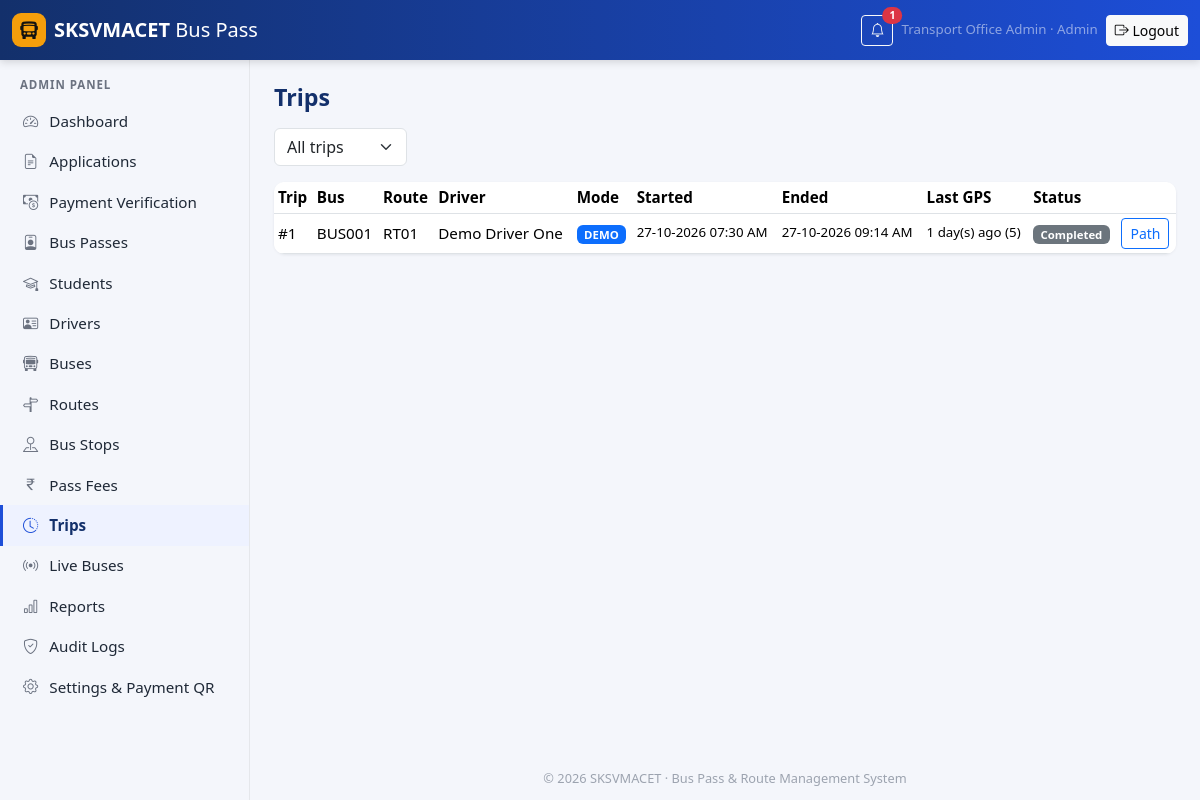
The page /admin/trips.php (signed in) on the database its author committed.
### tables this page shows
CREATE TABLE users (
    id              INT UNSIGNED AUTO_INCREMENT PRIMARY KEY,
    role            ENUM('student','driver','admin') NOT NULL,
    email           VARCHAR(150) NOT NULL,
    username        VARCHAR(60)  NULL,
    password_hash   VARCHAR(255) NOT NULL,
    full_name       VARCHAR(120) NOT NULL,
    phone           VARCHAR(15)  NULL,
    status          ENUM('active','inactive') NOT NULL DEFAULT 'active',
    last_login_at   DATETIME NULL,
    created_at      DATETIME NOT NULL DEFAULT CURRENT_TIMESTAMP,
    updated_at      DATETIME NOT NULL DEFAULT CURRENT_TIMESTAMP ON UPDATE CURRENT_TIMESTAMP,
    UNIQUE KEY uq_users_email (email),
    UNIQUE KEY uq_users_username (username),
    KEY idx_users_role (role, status)
);

CREATE TABLE trips (
    id                INT UNSIGNED AUTO_INCREMENT PRIMARY KEY,
    bus_id            INT UNSIGNED NOT NULL,
    driver_id         INT UNSIGNED NOT NULL,
    route_id          INT UNSIGNED NOT NULL,
    gps_mode          ENUM('real','simulation') NOT NULL DEFAULT 'real',
    status            ENUM('scheduled','active','completed','cancelled') NOT NULL DEFAULT 'active',
    started_at        DATETIME NULL,
    ended_at          DATETIME NULL,
    start_latitude    DECIMAL(10,7) NULL,
    start_longitude   DECIMAL(10,7) NULL,
    end_latitude      DECIMAL(10,7) NULL,
    end_longitude     DECIMAL(10,7) NULL,
    last_location_at  DATETIME NULL,
    created_at        DATETIME NOT NULL DEFAULT CURRENT_TIMESTAMP,
    updated_at        DATETIME NOT NULL DEFAULT CURRENT_TIMESTAMP ON UPDATE CURRENT_TIMESTAMP,
     
    active_driver     INT UNSIGNED GENERATED ALWAYS AS (IF(status = 'active', driver_id, NULL)) STORED,
    active_bus        INT UNSIGNED GENERATED ALWAYS AS (IF(status = 'active', bus_id, NULL)) STORED,
    UNIQUE KEY uq_trip_active_driver (active_driver),
    UNIQUE KEY uq_trip_active_bus (active_bus),
    KEY idx_trip_status (status),
    CONSTRAINT fk_trip_bus    FOREIGN KEY (bus_id) REFERENCES buses(id) ON DELETE CASCADE,
    CONSTRAINT fk_trip_driver FOREIGN KEY (driver_id) REFERENCES drivers(id) ON DELETE CASCADE,
    CONSTRAINT fk_trip_route  FOREIGN KEY (route_id) REFERENCES routes(id) ON DELETE CASCADE
);

CREATE TABLE buses (
    id                   INT UNSIGNED AUTO_INCREMENT PRIMARY KEY,
    bus_code             VARCHAR(20) NOT NULL,           
    bus_number           VARCHAR(20) NOT NULL,           
    registration_number  VARCHAR(20) NOT NULL,           
    bus_name             VARCHAR(80) NULL,
    capacity             SMALLINT UNSIGNED NOT NULL DEFAULT 50,
    route_id             INT UNSIGNED NULL,
    status               ENUM('active','inactive','maintenance') NOT NULL DEFAULT 'active',
    created_at           DATETIME NOT NULL DEFAULT CURRENT_TIMESTAMP,
    updated_at           DATETIME NOT NULL DEFAULT CURRENT_TIMESTAMP ON UPDATE CURRENT_TIMESTAMP,
    UNIQUE KEY uq_bus_code (bus_code),
    UNIQUE KEY uq_bus_reg (registration_number),
    CONSTRAINT fk_bus_route FOREIGN KEY (route_id) REFERENCES routes(id) ON DELETE SET NULL
);

CREATE TABLE routes (
    id             INT UNSIGNED AUTO_INCREMENT PRIMARY KEY,
    route_code     VARCHAR(20)  NOT NULL,
    name           VARCHAR(120) NOT NULL,
    origin         VARCHAR(80)  NOT NULL,
    destination    VARCHAR(80)  NOT NULL,
    is_round_trip  TINYINT(1)   NOT NULL DEFAULT 1,
    description    VARCHAR(255) NULL,
    status         ENUM('active','inactive') NOT NULL DEFAULT 'active',
    created_at     DATETIME NOT NULL DEFAULT CURRENT_TIMESTAMP,
    updated_at     DATETIME NOT NULL DEFAULT CURRENT_TIMESTAMP ON UPDATE CURRENT_TIMESTAMP,
    UNIQUE KEY uq_routes_code (route_code)
);

### config/auth.php (called while the page is built, shortened)
<?php
function dashboard_url(string $role): string
{
    return url($role . '/dashboard.php');
}
function current_user(): ?array
{
    static $user = false;
    if ($user !== false) {
        return $user;
    }
    $id = $_SESSION['user_id'] ?? null;
    $row = q_one('SELECT id, role, email, username, full_name, phone, status FROM users WHERE id = ?', [$id]);
    $user = $row;
    return $user;
}
function require_role(string ...$roles): array
{
    $user = current_user();
    return $user;
}

### config/database.php (called while the page is built, shortened)
<?php
function db(): PDO
{
    static $pdo = null;
    if ($pdo instanceof PDO) {
        return $pdo;
    }
    $dsn = sprintf(
        'mysql:host=%s;port=%d;dbname=%s;charset=utf8mb4',
        config('db.host'),
        config('db.port'),
        config('db.name')
    );
    $pdo = new PDO($dsn, config('db.user'), config('db.pass'), [
        PDO::ATTR_ERRMODE            => PDO::ERRMODE_EXCEPTION,
        PDO::ATTR_DEFAULT_FETCH_MODE => PDO::FETCH_ASSOC,
        PDO::ATTR_EMULATE_PREPARES   => false,
        PDO::ATTR_STRINGIFY_FETCHES  => false,
    ]);
    $offset = (new DateTime('now'))->format('P');
    $pdo->exec("SET time_zone = '" . $offset . "'");
    return $pdo;
}
function q(string $sql, array $params = []): PDOStatement
{
    $stmt = db()->prepare($sql);
    $stmt->execute($params);
    return $stmt;
}
function q_one(string $sql, array $params = []): ?array
{
    $row = q($sql, $params)->fetch();
    return $row === false ? null : $row;
}
function q_all(string $sql, array $params = []): array
{
    return q($sql, $params)->fetchAll();
}
function q_val(string $sql, array $params = []): mixed
{
    $v = q($sql, $params)->fetchColumn();
    return $v === false ? null : $v;
}

### config/config.php (called while the page is built, shortened)
<?php
function env(string $key, ?string $default = null): ?string
{
    static $vars = null;
    if ($vars === null) {
        $vars = [];
        $file = APP_ROOT . '/.env';
    }
    return array_key_exists($key, $vars) ? $vars[$key] : $default;
}
function env_bool(string $key, bool $default = false): bool
{
    $v = env($key);
    if ($v === null) {
        return $default;
    }
    return in_array(strtolower($v), ['1', 'true', 'yes', 'on'], true);
}
function config(string $key): mixed
{
    static $cfg = null;
    if ($cfg === null) {
        $cfg = [
            'app.name'        => env('APP_NAME', 'SKSVMACET Bus Pass & Route Management'),
            'app.college'     => env('APP_COLLEGE', 'SKSVMACET'),
            'app.env'         => env('APP_ENV', 'development'),
            'app.debug'       => env_bool('APP_DEBUG', false),
            'app.url'         => rtrim((string) env('APP_URL', ''), '/'),
            'app.timezone'    => env('APP_TIMEZONE', 'Asia/Kolkata'),
            'app.env_loaded'  => is_readable(APP_ROOT . '/.env'),
            'db.host'         => env('DB_HOST', '127.0.0.1'),
            'db.port'         => (int) env('DB_PORT', '3306'),
            'db.name'         => env('DB_NAME', 'sksvmacet_buspass'),
            'db.user'         => env('DB_USER', 'root'),
            'db.pass'         => env('DB_PASS', ''),
            'session.name'          => env('SESSION_NAME', 'SKSVM_SESSID'),
            'session.idle_minutes'  => (int) env('SESSION_IDLE_MINUTES', '30'),
            'session.absolute_hours'=> (int) env('SESSION_ABSOLUTE_HOURS', '8'),
            'security.force_https'  => env_bool('FORCE_HTTPS', false),
        ];
    }
    return $cfg[$key];
}

### src/services/settings.php (called while the page is built, shortened)
<?php
function setting(string $key, ?string $default = null): ?string
{
    static $cache = null;
    if ($cache === null) {
        $cache = [];
        foreach (q_all('SELECT setting_key, setting_value FROM settings') as $r) {
            $cache[$r['setting_key']] = $r['setting_value'];
        }
    }
    $v = $cache[$key] ?? null;
    if ($v === null || $v === '') {
        return $default ?? (SETTING_DEFAULTS[$key] ?? null);
    }
    return $v;
}
function college_name(): string
{
    return (string) setting('college_name', config('app.college'));
}

### src/services/passes.php (called while the page is built, shortened)
<?php
function expire_passes(): void
{
    $today = date('Y-m-d');
    if (setting('passes_expired_on', '') === $today) {
        return;
    }
}

### src/bootstrap.php (called while the page is built, shortened)
<?php
require __DIR__ . '/../config/config.php';
require __DIR__ . '/../config/database.php';
require __DIR__ . '/helpers.php';
require __DIR__ . '/../config/auth.php';
require __DIR__ . '/services/settings.php';
require __DIR__ . '/services/notifications.php';
require __DIR__ . '/services/passes.php';
require __DIR__ . '/views/layout.php';
expire_passes();

### src/services/notifications.php (called while the page is built, shortened)
<?php
function unread_notifications(int $userId): int
{
    return (int) q_val('SELECT COUNT(*) FROM notifications WHERE user_id = ? AND is_read = 0', [$userId]);
}

### public/admin/trips.php (the view, shortened to what this page needs)
<?php
require __DIR__ . '/../../src/bootstrap.php';
require_role('admin');
    ?>
    <?php
$status = input('status');
$where = in_array($status, ['active', 'completed', 'cancelled', 'scheduled'], true) ? ' WHERE t.status = ?' : '';
$params = $where ? [$status] : [];
$total = (int) q_val('SELECT COUNT(*) FROM trips t' . $where, $params);
$pg = paginate($total, 25);
$rows = q_all('SELECT t.*, b.bus_code, r.route_code, u.full_name AS driver,
                      (SELECT COUNT(*) FROM bus_locations l WHERE l.trip_id = t.id) AS points
               FROM trips t JOIN buses b ON b.id = t.bus_id JOIN routes r ON r.id = t.route_id
               JOIN drivers d ON d.id = t.driver_id JOIN users u ON u.id = d.user_id' . $where .
              ' ORDER BY t.id DESC LIMIT ' . $pg['limit'] . ' OFFSET ' . $pg['offset'], $params);
page_header('Trips', 'trips.php');
?>
<form class="row g-2 mb-3" method="get"><div class="col-auto"><select class="form-select" name="status" data-autosubmit>
  <option value="">All trips</option><?php foreach (['active', 'completed', 'cancelled'] as $s): ?><option value="<?= $s ?>"<?= $status === $s ? ' selected' : '' ?>><?= ucfirst($s) ?></option><?php endforeach; ?>
</select></div></form>
<div class="card"><div class="table-responsive"><table class="table table-sm align-middle mb-0">
  <thead><tr><th>Trip</th><th>Bus</th><th>Route</th><th>Driver</th><th>Mode</th><th>Started</th><th>Ended</th><th>Last GPS</th><th>Status</th><th></th></tr></thead>
  <tbody>
  <?php foreach ($rows as $t): ?>
  <tr><td>#<?= (int) $t['id'] ?></td><td><?= e($t['bus_code']) ?></td><td><?= e($t['route_code']) ?></td><td><?= e($t['driver']) ?></td>
    <td><?= $t['gps_mode'] === 'simulation' ? '<span class="badge text-bg-primary">DEMO</span>' : 'GPS' ?></td>
    <td class="small"><?= e(fmt_datetime($t['started_at'])) ?></td><td class="small"><?= e(fmt_datetime($t['ended_at'])) ?></td>
    <td class="small"><?= e(time_ago($t['last_location_at'])) ?> (<?= (int) $t['points'] ?>)</td><td><?= status_badge($t['status']) ?></td>
    <td class="text-nowrap"><a class="btn btn-sm btn-outline-primary" href="<?= e(url('admin/trips.php?id=' . $t['id'])) ?>">Path</a>
      </td></tr>
  <?php endforeach; ?>
  </tbody>
</table></div></div>
<?php page_footer();

### src/views/layout.php (shortened to what this page needs)
<?php
function render_head(string $title, array $styles = []): void
{
    ?><!doctype html>
<html lang="en">
<head>
<link rel="stylesheet" href="<?= e(asset('vendor/bootstrap/bootstrap.min.css')) ?>">
<link rel="stylesheet" href="<?= e(asset('vendor/bootstrap-icons/bootstrap-icons.min.css')) ?>">
<link rel="stylesheet" href="<?= e(asset('css/app.css')) ?>">
</head>
<?php
}
function page_header(string $title, string $active = '', array $styles = []): void
{
    $user = current_user();
    $role = $user['role'] ?? null;
    render_head($title, $styles);
    $unread = $user ? unread_notifications((int) $user['id']) : 0;
    ?>
<body class="panel role-<?= e($role ?? 'guest') ?>">
<nav class="navbar navbar-dark topbar sticky-top">
  <div class="container-fluid">
    <div class="d-flex align-items-center gap-2">
      <a class="navbar-brand d-flex align-items-center gap-2" href="<?= e($role ? dashboard_url($role) : url('index.php')) ?>">
        <span class="brand-mark"><i class="bi bi-bus-front-fill"></i></span>
        <span><strong><?= e(college_name()) ?></strong> <span class="d-none d-sm-inline fw-light">Bus Pass</span></span>
      </a>
    </div>
    <?php if ($user): ?>
    <div class="d-flex align-items-center gap-2">
      <a class="btn btn-sm btn-outline-light position-relative" href="<?= e(url($role . '/notifications.php')) ?>" aria-label="Notifications">
        <i class="bi bi-bell"></i>
        <?php if ($unread > 0): ?><span class="position-absolute top-0 start-100 translate-middle badge rounded-pill bg-danger"><?= $unread ?></span><?php endif; ?>
      </a>
      <span class="text-white-50 small d-none d-md-inline"><?= e($user['full_name']) ?> · <?= e(ucfirst($role)) ?></span>
      <form method="post" action="<?= e(url('logout.php')) ?>" class="m-0">
        <button class="btn btn-sm btn-light" type="submit"><i class="bi bi-box-arrow-right"></i><span class="d-none d-sm-inline"> Logout</span></button>
      </form>
    </div>
    <?php endif; ?>
  </div>
</nav>
<div class="d-flex">
  <?php if ($role): ?>
  <aside class="sidebar offcanvas-lg offcanvas-start" tabindex="-1" id="sidebar" aria-labelledby="sidebarLabel">
    <div class="offcanvas-body flex-column p-0">
      <div class="sidebar-role"><?= e(ucfirst($role)) ?> Panel</div>
      <ul class="nav flex-column">
        <?php foreach (NAV[$role] as [$file, $label, $icon]): ?>
        <li class="nav-item"><a class="nav-link<?= $file === $active ? ' active' : '' ?>" href="<?= e(url($role . '/' . $file)) ?>"><i class="bi bi-<?= e($icon) ?>"></i> <?= e($label) ?></a></li>
        <?php endforeach; ?>
      </ul>
    </div>
  </aside>
  <?php endif; ?>
  <main class="content flex-grow-1">
    <div class="container-fluid py-4 px-3 px-md-4">
      <h1 class="page-title"><?= e($title) ?></h1>
<?php
}
function page_footer(array $scripts = []): void
{
    ?>
    </div>
    <footer class="app-footer">© <?= date('Y') ?> <?= e(college_name()) ?> · Bus Pass &amp; Route Management System</footer>
  </main>
</div>
</body>
</html>
<?php
}
    ?>

### src/helpers.php (shortened to what this page needs)
<?php
function e(mixed $value): string
{
    return htmlspecialchars((string) ($value ?? ''), ENT_QUOTES | ENT_SUBSTITUTE, 'UTF-8');
}
function base_path(): string
{
    static $base = null;
    if ($base !== null) {
        return $base;
    }
    $script = str_replace('\\', '/', (string) ($_SERVER['SCRIPT_NAME'] ?? ''));
    $pos = strpos($script, '/public/');
    if ($pos !== false) {
        $base = substr($script, 0, $pos + 7);
    } else {
        $file = str_replace('\\', '/', (string) ($_SERVER['SCRIPT_FILENAME'] ?? ''));
        $pub  = str_replace('\\', '/', PUBLIC_PATH);
        $rel  = str_starts_with($file, $pub) ? substr($file, strlen($pub)) : $script;
        $base = rtrim(substr($script, 0, strlen($script) - strlen($rel)), '/');
    }
    return $base;
}
function url(string $path = ''): string
{
    return base_path() . '/' . ltrim($path, '/');
}
function asset(string $path): string
{
    $file = PUBLIC_PATH . '/assets/' . ltrim($path, '/');
    $v = is_file($file) ? '?v=' . filemtime($file) : '';
    return url('assets/' . ltrim($path, '/')) . $v;
}
function input(string $key, string $default = ''): string
{
    $v = $_POST[$key] ?? $_GET[$key] ?? $default;
    return is_string($v) ? trim($v) : $default;
}
function fmt_datetime(?string $v): string
{
    return $v ? date('d-m-Y h:i A', strtotime($v)) : '—';
}
function time_ago(?string $datetime): string
{
    $s = max(0, time() - strtotime($datetime));
    return match (true) {
        $s < 60    => $s . ' seconds ago',
        $s < 3600  => intdiv($s, 60) . ' minute(s) ago',
        $s < 86400 => intdiv($s, 3600) . ' hour(s) ago',
        default    => intdiv($s, 86400) . ' day(s) ago',
    };
}
function status_badge(?string $status): string
{
    [$label, $color] = STATUS_LABELS[$status ?? ''] ?? [ucwords(str_replace('_', ' ', (string) $status)), 'secondary'];
    return '<span class="badge text-bg-' . $color . '">' . e($label) . '</span>';
}
function paginate(int $total, int $perPage = 20): array
{
    $page = max(1, (int) ($_GET['page'] ?? 1));
    $pages = max(1, (int) ceil($total / $perPage));
    $page = min($page, $pages);
    return ['page' => $page, 'pages' => $pages, 'limit' => $perPage, 'offset' => ($page - 1) * $perPage, 'total' => $total];
}

### rows shown on the page
users: id "1", full_name "Transport Office Admin", role "Admin", role "ADMIN"
trips: id "1", bus.bus_code "BUS001", route.route_code "RT01", driver "Demo Driver One", gps_mode "DEMO", started_at "27-10-2026 07:30 AM", ended_at "27-10-2026 09:14 AM", last_location_at "1 day(s) ago", points "5"

### other values the page prints
college_name() "SKSVMACET"
$label "Dashboard"
$label "Applications"
$label "Payment Verification"
$label "Bus Passes"
$label "Students"
$label "Drivers"
$label "Buses"
$label "Routes"
$label "Bus Stops"
$label "Pass Fees"
$label "Trips"
$label "Live Buses"
$label "Reports"
$label "Audit Logs"
